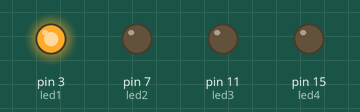
Simulated run of this program. Board: Raspberry Pi (header pin numbers). Parts: output pins drawn as LEDs (lit = HIGH).

Above: at 0.2 s.
At 1.2 s:
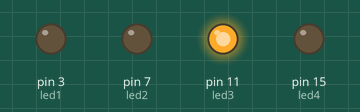
At 2.7 s:
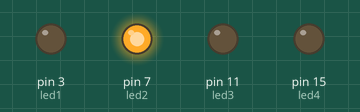
At 3.7 s:
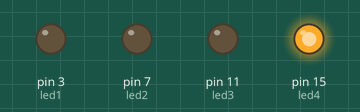
Timing chart, 0 to 4.6 s (numbered marks = the images above):
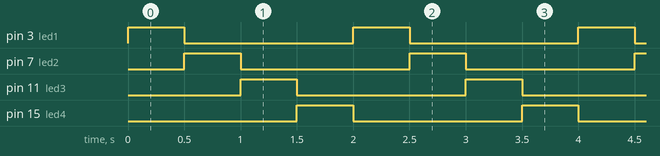

The program:

4led_normal.py
```python
import RPi.GPIO as GPIO
import time

GPIO.setmode(GPIO.BOARD)

led1 = 3
led2 = 7
led3 = 11
led4 = 15

GPIO.setup(led1, GPIO.OUT)
GPIO.setup(led2, GPIO.OUT)
GPIO.setup(led3, GPIO.OUT)
GPIO.setup(led4, GPIO.OUT)

while True:
    GPIO.output(led1, True)
    time.sleep(0.5)
    GPIO.output(led1, False)

    GPIO.output(led2, True)
    time.sleep(0.5)
    GPIO.output(led2, False)

    GPIO.output(led3, True)
    time.sleep(0.5)
    GPIO.output(led3, False)

    GPIO.output(led4, True)
    time.sleep(0.5)
    GPIO.output(led4, False)
```

Measured:
- by itself, pin 3 (led1), pin 7 (led2), pin 11 (led3), pin 15 (led4): alternates HIGH for 0.50 s and LOW for 1.5 s
- by itself, everything shown: repeats every 2.0 s, in 4 steps
